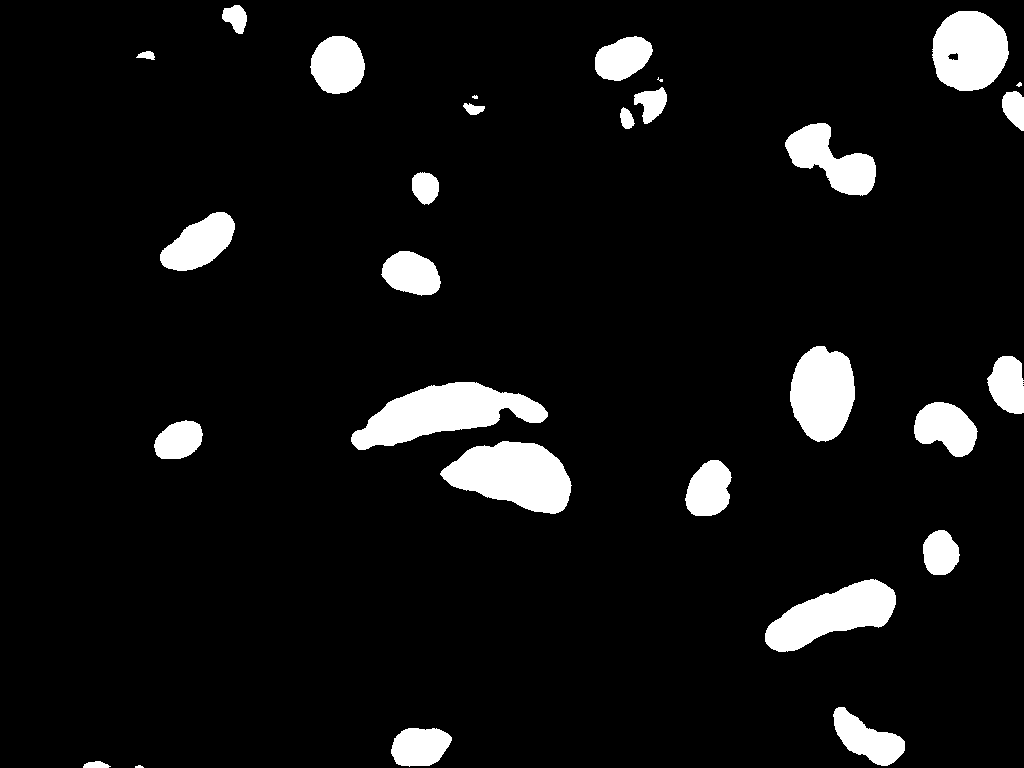
#> input picture pred_6/training000.png, 1024 x 768 px; its folder holds only this picture in this run
$ python post_processing.py
#> lines starting #> are read from the running program, lines starting #| are printed output that depends on the picture; after the words box and inside, x2 and y2 are one past the last pixel; in counts of white or black regions, pixels touching at a corner belong together
# -*- coding: utf-8 -*-
"""
Created on Sun Jan  3 21:44:40 2021

@author: zll
"""

import os
import cv2 as cv


src_path = '../pred_6/'
dist_path = '../rst/'

src_files = sorted(os.listdir(src_path))
kernel = cv.getStructuringElement(cv.MORPH_RECT, (3, 3))
for f in src_files:
    img = cv.imread(src_path + f, cv.IMREAD_GRAYSCALE)
#> img: shape (768, 1024); 7.2% white; 29 white regions (3 under 20 px), largest, box (x1, y1, x2, y2) and area: (351, 382, 548, 450) 6935, (440, 441, 572, 514) 6364, (765, 579, 896, 652) 5177
    img = cv.morphologyEx(img, cv.MORPH_CLOSE, kernel, iterations=7)
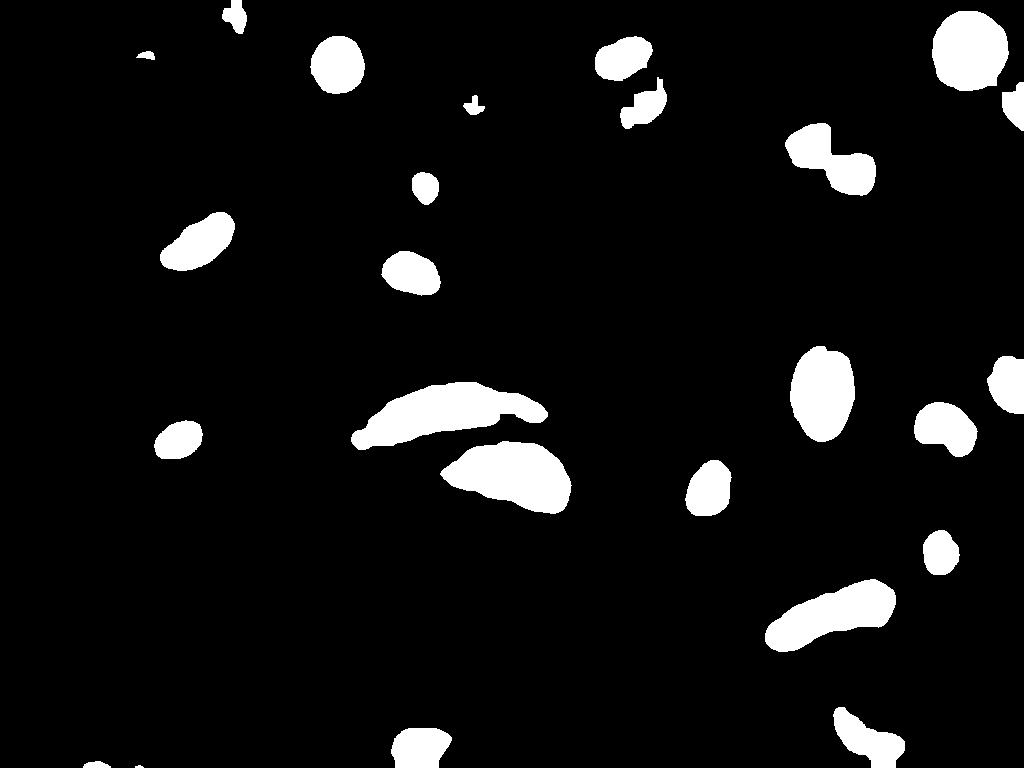
#> img: shape (768, 1024); 7.3% white; 25 white regions, largest, box (x1, y1, x2, y2) and area: (351, 382, 548, 450) 7030, (440, 441, 572, 514) 6381, (765, 579, 896, 652) 5191
    img = cv.morphologyEx(img, cv.MORPH_OPEN, kernel, iterations=1)
#> img: shape (768, 1024); 7.3% white; 25 white regions (1 under 20 px), largest, box (x1, y1, x2, y2) and area: (351, 382, 548, 450) 7030, (441, 441, 571, 514) 6378, (765, 579, 896, 652) 5190
    cv.imwrite(dist_path + f, img)

$ run again, on pred_6/training040.png
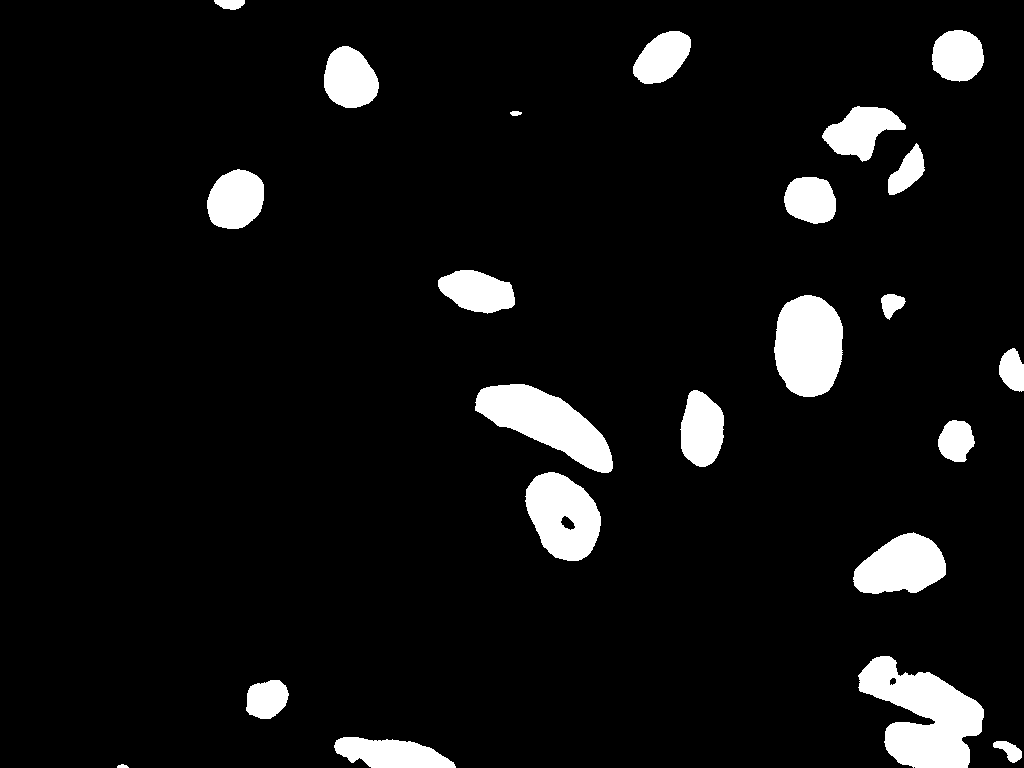
#> input picture pred_6/training040.png, 1024 x 768 px
#> `img = cv.morphologyEx(img, cv.MORPH_CLOSE, kernel, iterations=7)`:
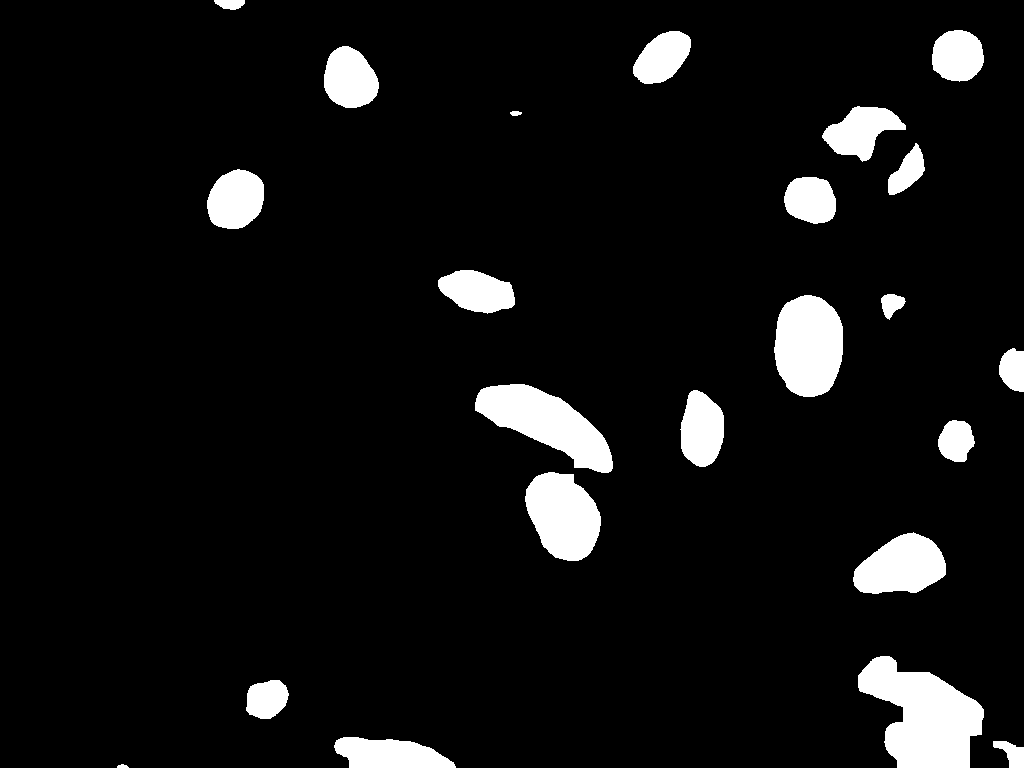
#> img: shape (768, 1024); 7.2% white; 23 white regions, largest, box (x1, y1, x2, y2) and area: (858, 656, 984, 768) 8607, (475, 384, 613, 473) 6046, (774, 295, 843, 397) 5685

$ run again, on pred_6/training050.png
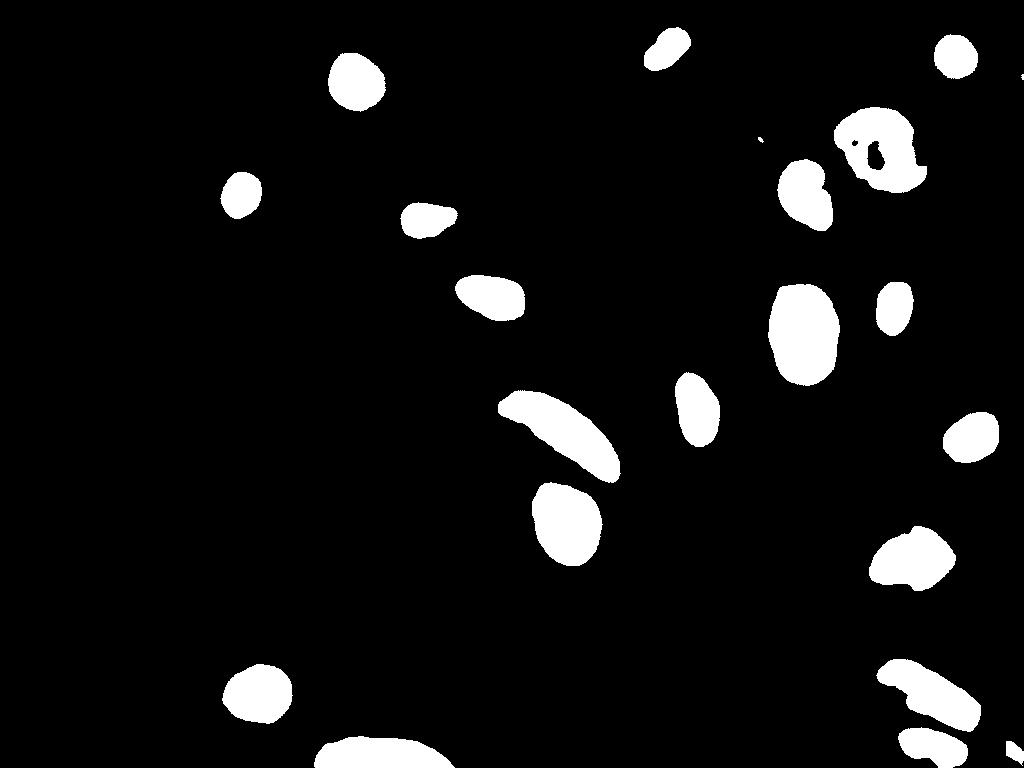
#> input picture pred_6/training050.png, 1024 x 768 px
#> `img = cv.morphologyEx(img, cv.MORPH_CLOSE, kernel, iterations=7)`:
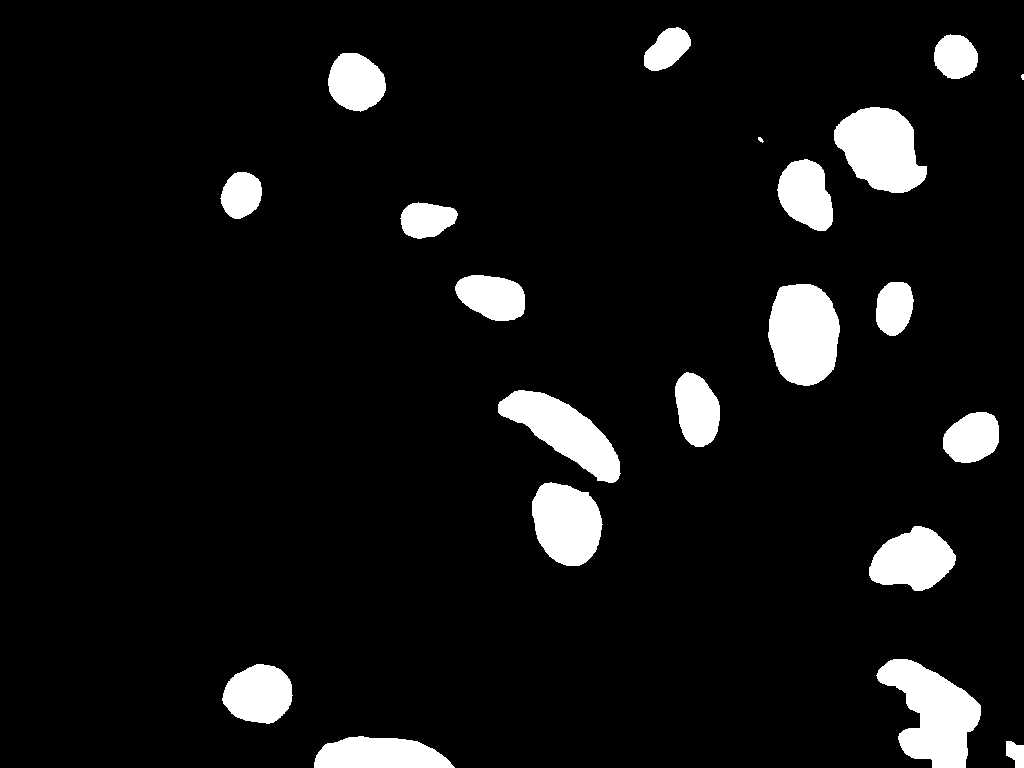
#> img: shape (768, 1024); 7.5% white; 21 white regions (1 under 20 px), largest, box (x1, y1, x2, y2) and area: (876, 659, 981, 768) 6466, (768, 284, 840, 386) 5857, (834, 107, 927, 193) 5522
